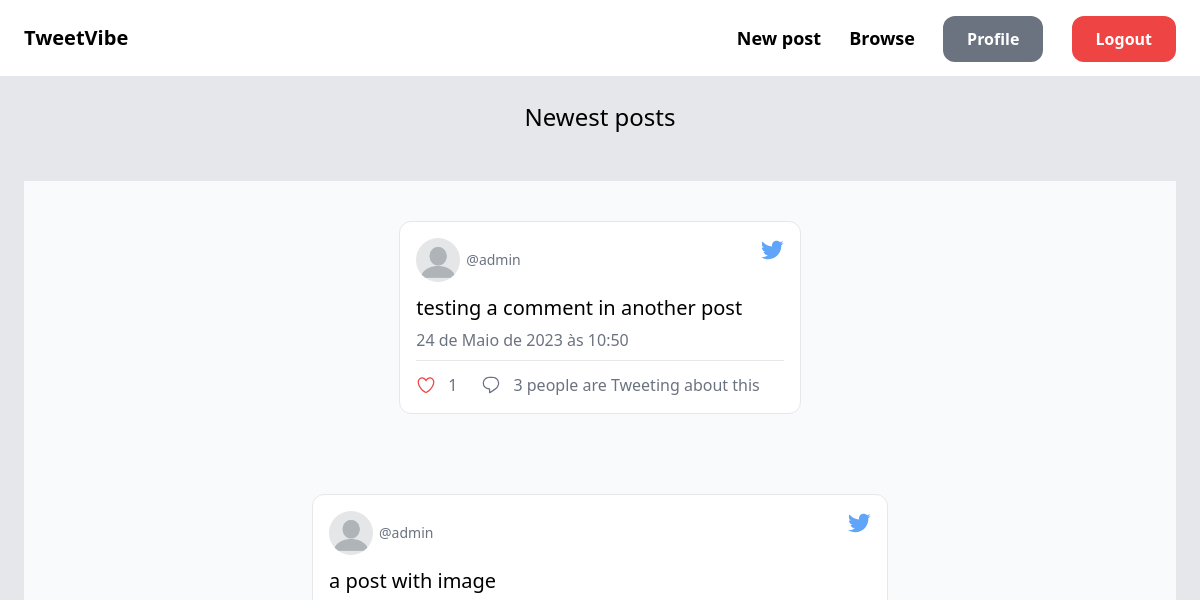
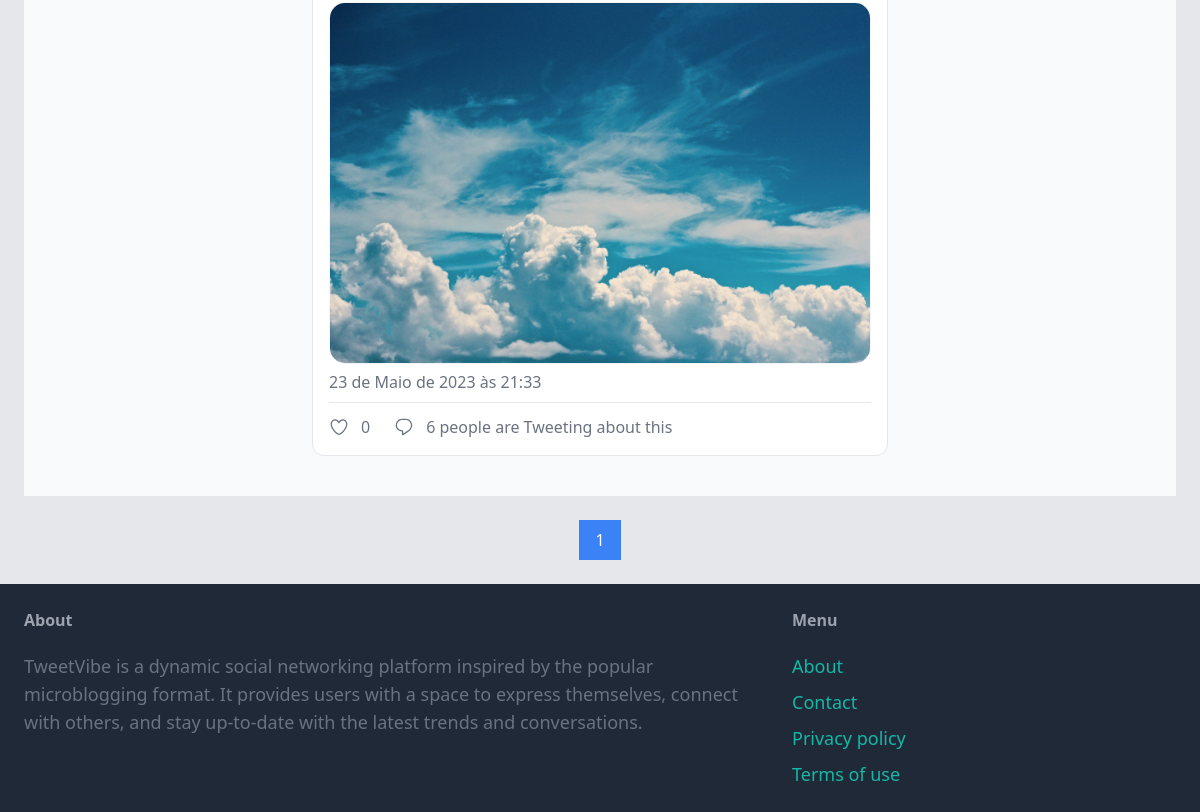
The page / (signed in) on the database as committed earlier (2 pictures, top to bottom).
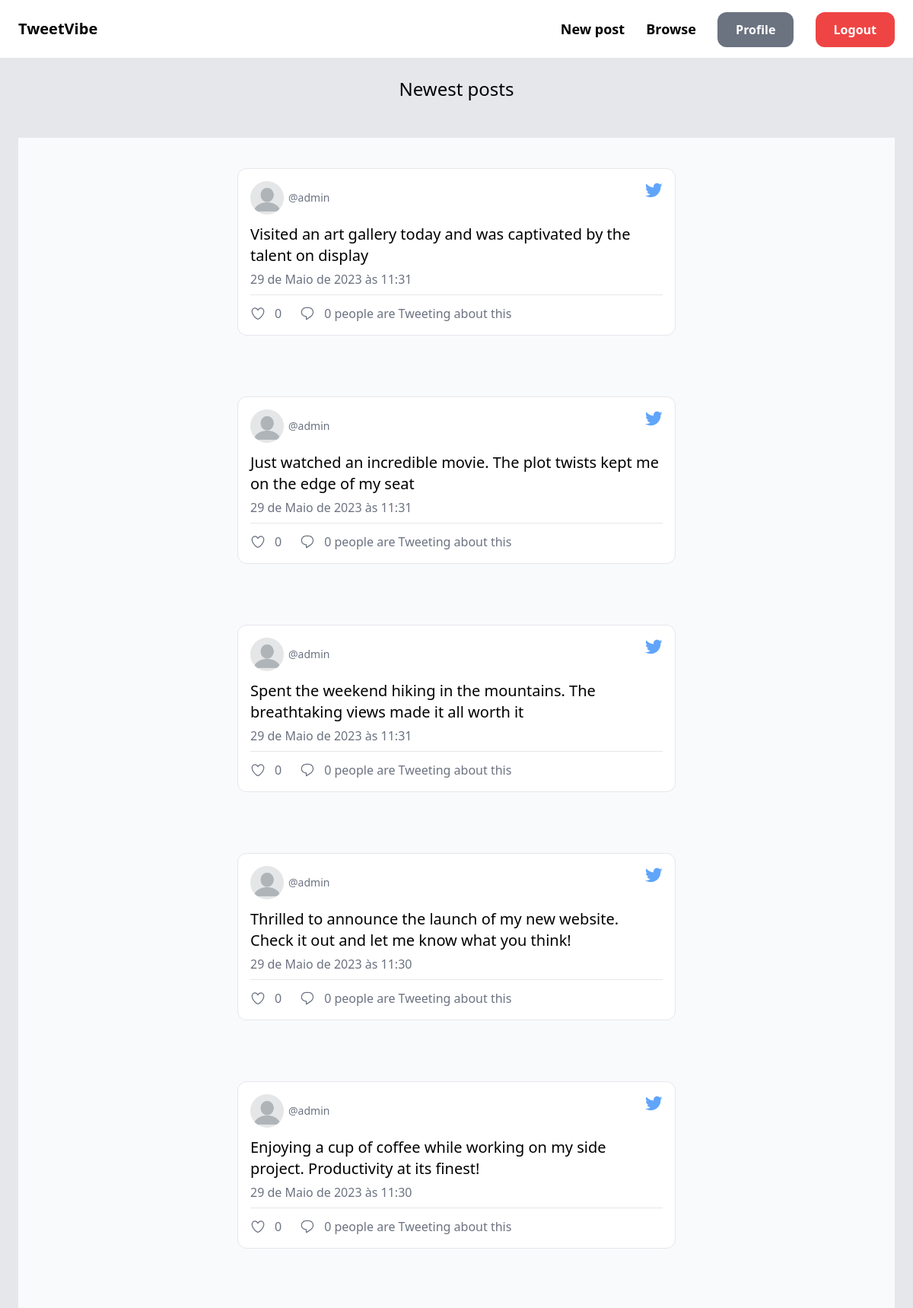
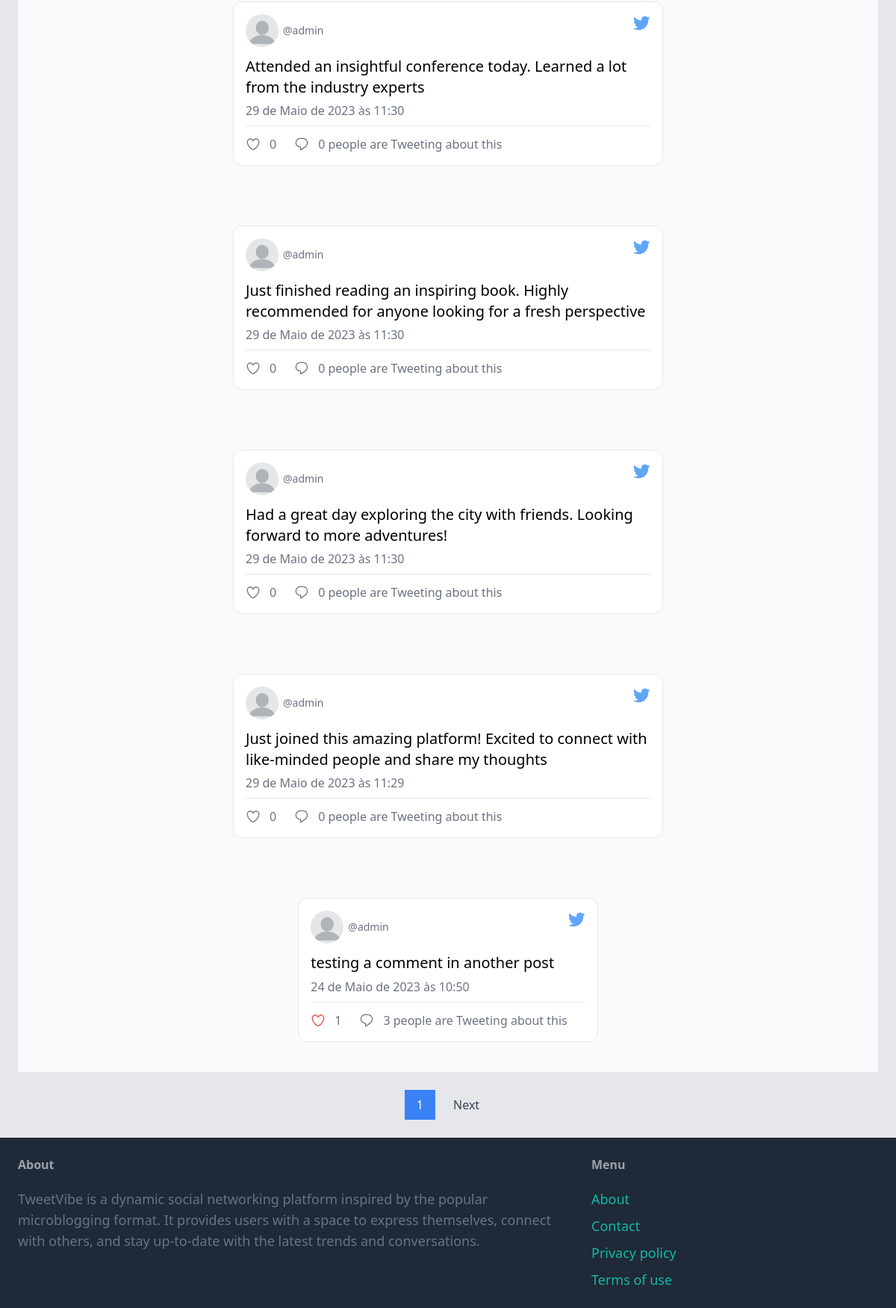
The same page on the database as committed later (2 pictures, top to bottom).
### post/models.py (models this page shows, shortened)
class Post(models.Model):
    created_by = models.ForeignKey(
        User, related_name="posts", on_delete=models.CASCADE
    )
    content = models.TextField()
    image = models.ImageField(upload_to="post_images", blank=True, null=True)
    date_posted = models.DateTimeField(auto_now_add=True)

### core/views.py (the view)
# urls.py: path("", views.index, name="index"),
@login_required
def index(request):
    user = request.user
    following_users = Follow.objects.filter(follower=user).values_list(
        "following", flat=True
    )
    all_posts = (
        Post.objects.exclude(created_by=user)
        .filter(created_by__in=following_users)
        .annotate(comment_count=Count("comments"))
        .order_by("-date_posted")
    )
    paginator = Paginator(all_posts, 10)
    page_number = request.GET.get("page")
    page_obj = paginator.get_page(page_number)
    for post in page_obj:
        post.like_count = post.likes.count()
        post.has_liked = post.likes.filter(user=user).exists()
    return render(request, "core/index.html", {"posts": page_obj})

### core/templates/core/index.html (shortened to what this page needs)
{% extends 'core/base.html' %}
{% load static %}
{% block content %}
    <div class"mt-6 px-6 py-12 bg-gray-100 rounded-xl">
        <h2 class="mb-12 text-2xl text-center">Newest posts</h2>
            {% for post in posts %}
                <div class="bg-gray-50 dark:bg-black p-10 flex items-center justify-center">
                    <div class="bg-white dark:bg-gray-800 border-gray-200 dark:border-gray-800 p-4 rounded-xl border max-w-xl">
                      <div class="flex justify-between">
                        <div class="flex items-center">
                          <img class="h-11 w-11 rounded-full" src="{% static "../media/profile_images/blank-profile.png" %}"/>
                          <div class="ml-1.5 text-sm leading-tight">
                            <a class="text-gray-500 dark:text-gray-400 font-normal block" href="{% url 'dashboard:profile' post.created_by.id %}">@{{ post.created_by }}</a>
                          </div>
                        </div>
                      </div>
                      <p class="text-black dark:text-white block text-xl leading-snug mt-3">{{ post.content }}</p>
                      {% if post.image %}
                        <img class="mt-2 rounded-2xl border border-gray-100 dark:border-gray-700" src="{{ post.image.url }}"/>
                      {% endif %}
                      <p class="text-gray-500 dark:text-gray-400 text-base py-1 my-0.5">{{ post.date_posted }}</p>
                      <div class="border-gray-200 dark:border-gray-600 border border-b-0 my-1"></div>
                      <div class="text-gray-500 dark:text-gray-400 flex mt-3">
                        <div class="flex items-center mr-6">
                          {% if post.has_liked %}
                            <a href="{% url 'post:unlike_post' pk=post.id action="core" %}">
                            </a>
                          {% else %}
                            <a href="{% url 'post:like_post' pk=post.id action="core" %}">
                            </a>
                          {% endif %}
                          <span class="ml-3">{{ post.like_count }}</span>
                        </div>
                        <a href="{% url 'post:detail' post.id %}">
                          <div class="flex items-center mr-6">
                            <span class="ml-3">{{ post.comment_count }} people are Tweeting about this</span>
                          </div>
                        </a>
                      </div>
                    </div>
                  </div>
            {% endfor %}
            <div class="pagination flex items-center justify-center mt-6">
              <span class="current-page px-4 py-2 bg-blue-500 text-white">{{ posts.number }}</span>
              {% if posts.has_next %}
                  <a href="?page={{ posts.next_page_number }}" class="ml-2 px-4 py-2 bg-gray-200 text-gray-700 hover:bg-gray-300">Next</a>
              {% endif %}
            </div>
    </div>
{% endblock %}

### core/templates/core/base.html (shortened to what this page needs)
<!doctype html>
<html class="h-full">
    <head>
        <script src="https://cdn.tailwindcss.com"></script>
    </head>
    <body class="h-full flex flex-col">
        <nav class="py-6 px-6 flex justify-between items-center border-b border-gray-200">
            <a href="/" class="text-xl font-semibold">TweetVibe</a>
            <div class="space-x-6">
                <a href="{% url 'post:new_post' %}" class="text-lg font-semibold hover:text-gray-500">New post</a>
                <a href="{% url 'post:posts' %}" class="text-lg font-semibold hover:text-gray-500">Browse</a>
                {% if request.user.is_authenticated %}
                    <a href="{% url 'dashboard:index' %}" class="px-6 py-3 text=lg font-semibold bg-gray-500 text-white rounded-xl hover:bg-gray-700">Profile</a>
                    <a href="{% url 'dashboard:logout' %}" class="px-6 py-3 text=lg font-semibold bg-red-500 text-white rounded-xl hover:bg-red-700">Logout</a>
                {% else %}
                    <a href="{% url 'core:signup' %}" class="px-6 py-3 text=lg font-semibold bg-teal-500 text-white rounded-xl hover:bg-teal-700">Sign up</a>
                    <a href="{% url 'core:login' %}" class="px-6 py-3 text=lg font-semibold bg-gray-500 text-white rounded-xl hover:bg-gray-700">Login</a>
                {% endif %}
            </div>
        </nav>
        <div class="flex-grow px-6 py-6 bg-gray-200">
            {% block content %}
            {% endblock content %}
        </div>
        <footer class="py-6 px-6 flex justify-between bg-gray-800">
            <div class="w-2/3 pr-10">
                <h3 class="mb-5 font-semibold text-gray-400">About</h3>
                <p class="text-lg text-gray-500">TweetVibe is a dynamic social networking platform inspired by the popular microblogging format. It provides users with a space to express themselves, connect with others, and stay up-to-date with the latest trends and conversations.</p>
            </div>
            <div class="w-1/3">
                <h3 class="mb-5 font-semibold text-gray-400">Menu</h3>
                <ul class="space-y-2 text-lg text-teal-500">
                    <li class="hover:text-teal-700"><a href="{% url 'core:about' %}">About</a></li>
                    <li class="hover:text-teal-700"><a href="{% url 'core:contact' %}">Contact</a></li>
                    <li class="hover:text-teal-700"><a href="{% url 'core:privacy_policy' %}">Privacy policy</a></li>
                    <li class="hover:text-teal-700"><a href="{% url 'core:terms_of_use' %}">Terms of use</a></li>
                </ul>
            </div>
        </footer>
    </body>
</html>

Rows that differ between the two databases and show on the page:
no longer on this page (row unchanged): Post: created_by "admin", content "a post with image", image (picture), date_posted "23 de Maio de 2023 às 21:33", like_count "0", comment_count "6"
added Post: created_by "admin", content "Visited an art gallery today and was captivated by the talent on display", date_posted "29 de Maio de 2023 às 11:31", like_count "0", comment_count "0"
added Post: created_by "admin", content "Just watched an incredible movie. The plot twists kept me on the edge of my seat", date_posted "29 de Maio de 2023 às 11:31", like_count "0", comment_count "0"
added Post: created_by "admin", content "Spent the weekend hiking in the mountains. The breathtaking views made it all worth it", date_posted "29 de Maio de 2023 às 11:31", like_count "0", comment_count "0"
added Post: created_by "admin", content "Thrilled to announce the launch of my new website. Check it out and let me know what you think!", date_posted "29 de Maio de 2023 às 11:30", like_count "0", comment_count "0"
added Post: created_by "admin", content "Enjoying a cup of coffee while working on my side project. Productivity at its finest!", date_posted "29 de Maio de 2023 às 11:30", like_count "0", comment_count "0"
added Post: created_by "admin", content "Attended an insightful conference today. Learned a lot from the industry experts", date_posted "29 de Maio de 2023 às 11:30", like_count "0", comment_count "0"
added Post: created_by "admin", content "Just finished reading an inspiring book. Highly recommended for anyone looking for a fresh perspective", date_posted "29 de Maio de 2023 às 11:30", like_count "0", comment_count "0"
added Post: created_by "admin", content "Had a great day exploring the city with friends. Looking forward to more adventures!", date_posted "29 de Maio de 2023 às 11:30", like_count "0", comment_count "0"
added Post: created_by "admin", content "Just joined this amazing platform! Excited to connect with like-minded people and share my thoughts", date_posted "29 de Maio de 2023 às 11:29", like_count "0", comment_count "0"
Other text that changed with them:
text now shown: "Next"
